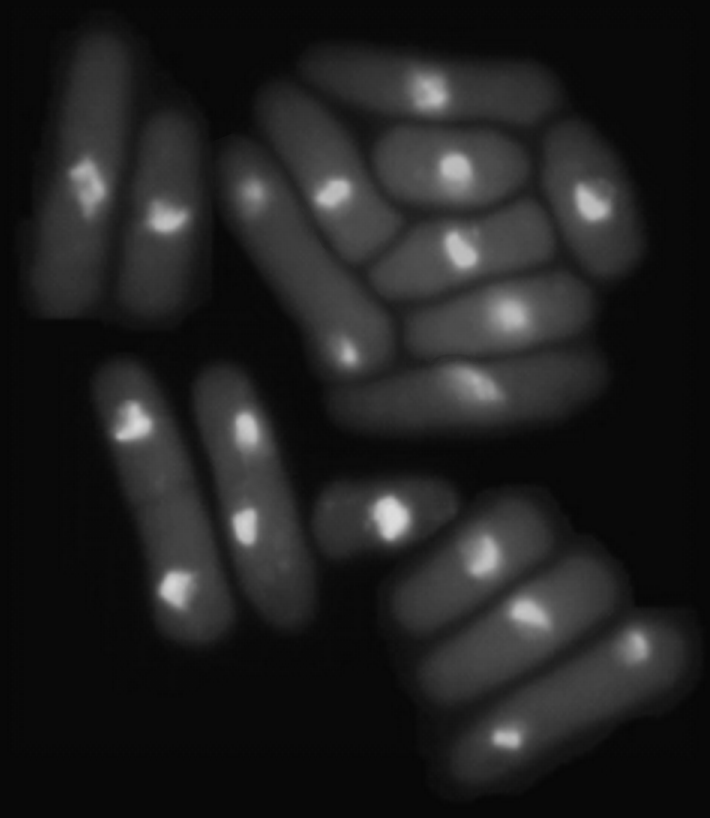
#> input picture tp3/levadura.png, 710 x 818 px
$ python watershedding.py
#> lines starting #> are read from the running program, lines starting #| are printed output that depends on the picture; after the words box and inside, x2 and y2 are one past the last pixel; in counts of white or black regions, pixels touching at a corner belong together
import cv2 as cv
import numpy as np
from matplotlib import pyplot as plt


def lam(x):
    return x


def open(img, val1):
    kernel = np.ones((val1+1 , val1+1),np.uint8)
    img = cv.morphologyEx(img, cv.MORPH_OPEN, kernel, iterations=2)
    return img


def dilate(img, val1):
    kernel = np.ones((val1 + 1, val1 + 1), np.uint8)
    return cv.dilate(img, kernel, iterations=3)


def erode(img, val):
    kernel = np.ones((val+1 , val+1),np.uint8)
    return cv.erode(img, kernel, iterations=1)


def setBinary(image, val):
    gray = cv.cvtColor(image, cv.COLOR_RGB2GRAY)
    ret1, thresh1 = cv.threshold(gray, val, 255, cv.THRESH_BINARY)
    # aplica funcion thresh / ret1 si es true --> significa q no tenemos error
    return thresh1


cv.namedWindow('Tracks')
cv.createTrackbar('ThreshFg', 'Tracks', 100, 255, lam)
cv.createTrackbar('ThreshBg', 'Tracks', 40, 255, lam)
cv.createTrackbar('Dilate', 'Tracks', 20, 100, lam)
cv.createTrackbar('Erode', 'Tracks', 3, 100, lam)


def main():
    # Get and show Cells
    img = cv.imread("levadura.png")
#> img is the input picture: shape (818, 710, 3); min 6, max 222, mean 33.1

    # Get binaryImg and find all the Nuclei
    threshold = cv.getTrackbarPos('ThreshFg', 'Tracks')
    thresholdBg = cv.getTrackbarPos('ThreshBg', 'Tracks')
    binary = setBinary(img, threshold)
#> in setBinary, `ret1, thresh1 = cv.threshold(gray, val, 255, cv.THRESH_BINARY)`:
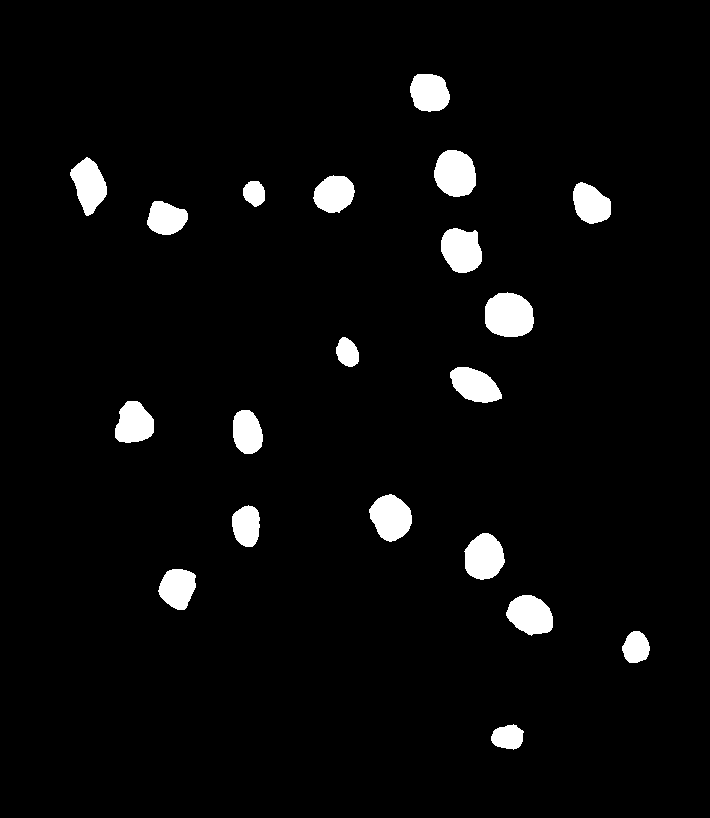
#> thresh1: shape (818, 710); 4% white; 20 white regions, largest, box (x1, y1, x2, y2) and area: (485, 292, 534, 337) 1802, (434, 150, 476, 197) 1571, (369, 494, 412, 542) 1464
#> in setBinary, `ret1, thresh1 = cv.threshold(gray, val, 255, cv.THRESH_BINARY)`: ret1 = 100
    binaryBg = setBinary(img, thresholdBg)
#> call 2 of setBinary, with val = 40
#> in setBinary (call 2), `ret1, thresh1 = cv.threshold(gray, val, 255, cv.THRESH_BINARY)`:
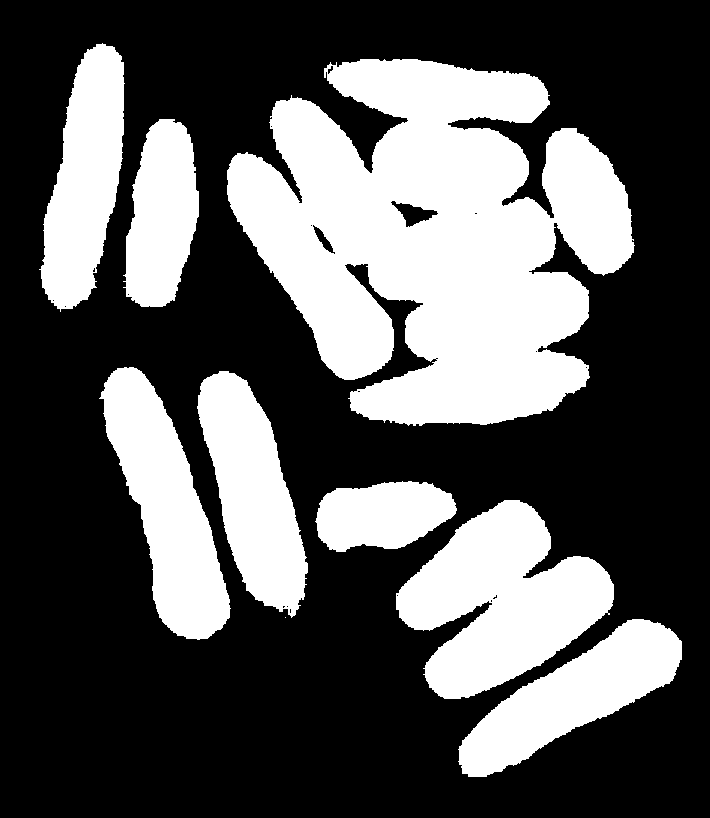
#> thresh1: shape (818, 710); 34.6% white; 9 white regions (1 under 20 px)
#> in setBinary (call 2), `ret1, thresh1 = cv.threshold(gray, val, 255, cv.THRESH_BINARY)`: ret1 = 40
    contours, hierarchy = cv.findContours(binary, cv.RETR_TREE, cv.CHAIN_APPROX_NONE)
#> contours = 20 contours; largest, box (x1, y1, x2, y2) and area: (485, 292, 534, 337) 1732, (434, 150, 476, 197) 1506, (369, 494, 412, 542) 1404, (441, 228, 482, 273) 1388, (464, 533, 505, 580) 1384
    quant = str(len(contours) - 1)
#> quant = '19'

    # Sure Background Area
    dil1 = cv.getTrackbarPos('Dilate', 'Tracks')
    background = dilate(binaryBg, dil1)
#> in dilate, `return cv.dilate(img, kernel, iterations=3)`: returned value: shape (818, 710); 65.1% white; 7 black regions (4 under 20 px), largest, box (x1, y1, x2, y2) and area: (0, 0, 710, 818) 199102, (164, 271, 275, 350) 2624, (303, 403, 354, 458) 791
    cv.imshow('Background', background)

    # Sure Foreground (Nuclei)
    foreErode = erode(binary, 12)
#> in erode, `return cv.erode(img, kernel, iterations=1)`: returned value: shape (818, 710); 1.3% white; 20 white regions, largest, box (x1, y1, x2, y2) and area: (491, 299, 527, 331) 834, (441, 157, 470, 190) 658, (448, 236, 475, 266) 571
    foreground = dilate(binary, 20)
#> in dilate (call 2), `return cv.dilate(img, kernel, iterations=3)`: returned value: shape (818, 710); 29.9% white; 9 white regions, largest, box (x1, y1, x2, y2) and area: (380, 44, 564, 433) 43268, (40, 127, 385, 265) 33916, (339, 464, 583, 666) 28331
    # Unknown Region
    unknown = cv.subtract(background, foreground)
#> unknown: shape (818, 710); 35.2% white; 1 white region, box (x1, y1, x2, y2) and area: (9, 13, 710, 807) 204626

    # Show Images
    cv.putText(binary, quant, (0, 670), cv.FONT_HERSHEY_SIMPLEX, 2, (255, 0, 0), 2)
    cv.imshow('Binary', binary)
    cv.imshow('BinaryBg', binaryBg)
    cv.imshow('SureNuclei', foreground)
    cv.imshow('Unknown', unknown)
    cv.waitKey(0)
    # Markers
    ret, markers = cv.connectedComponents(foreground)
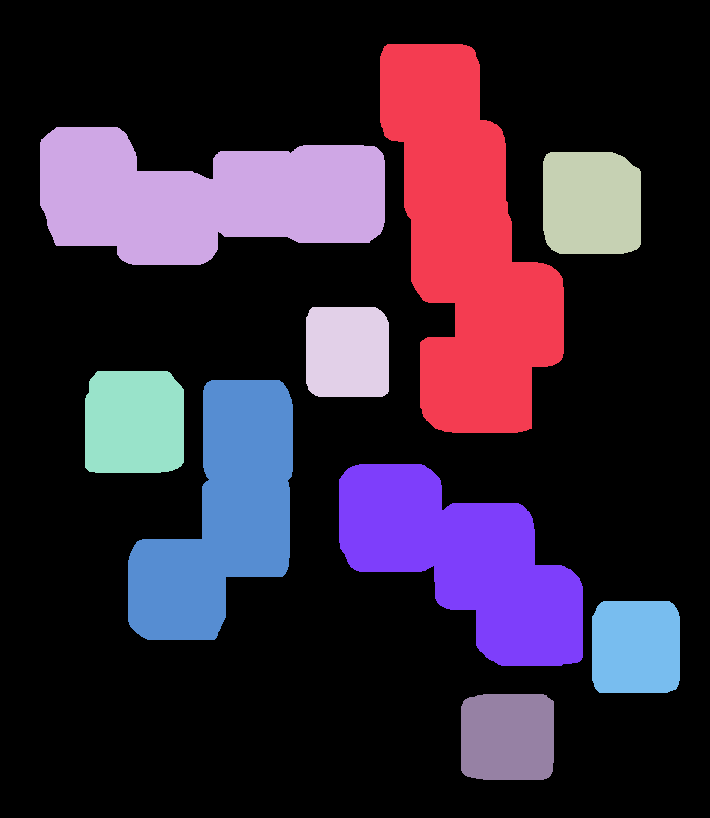
#> markers: shape (818, 710) int32; 10 distinct labels, from 0 to 9; one colour per label, 0 black
#> ret = 10
    markers = markers + 1
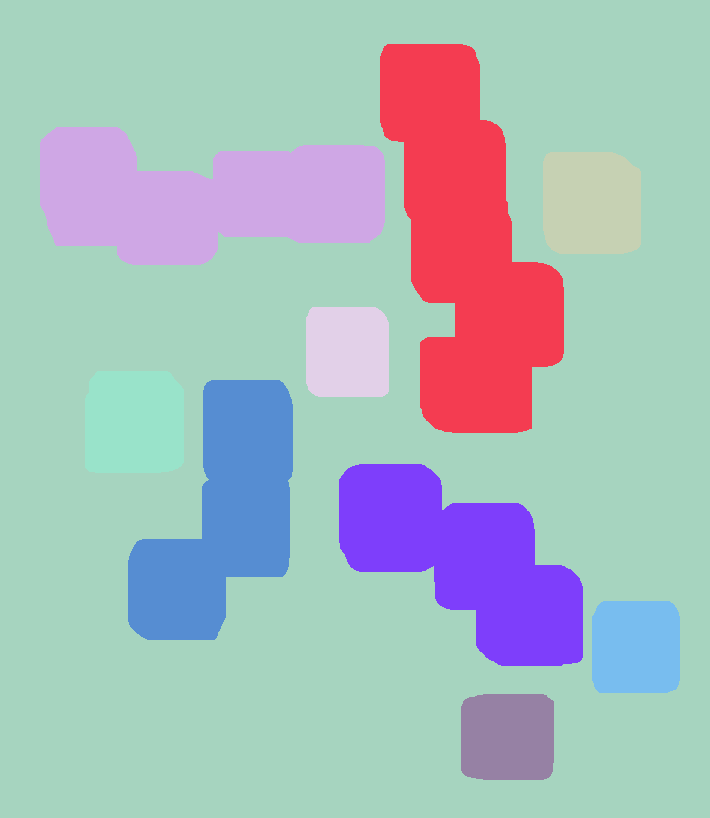
#> markers: shape (818, 710) int32; 10 distinct labels, from 1 to 10; one colour per label, 0 black
    markers[unknown == 255] = 0
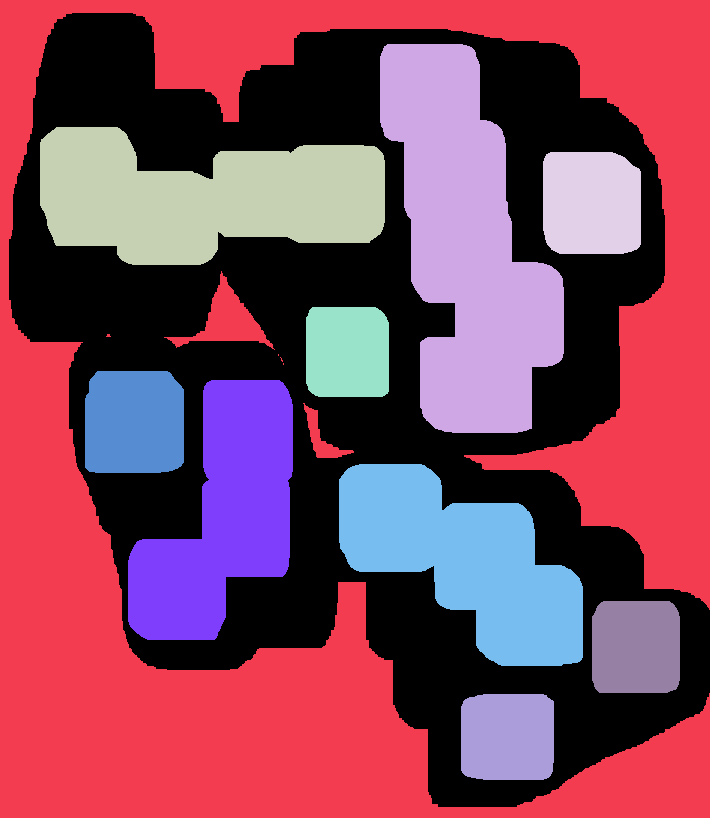
#> markers: shape (818, 710) int32; 11 distinct labels, from 0 to 10; one colour per label, 0 black
    markers = cv.watershed(img, markers)
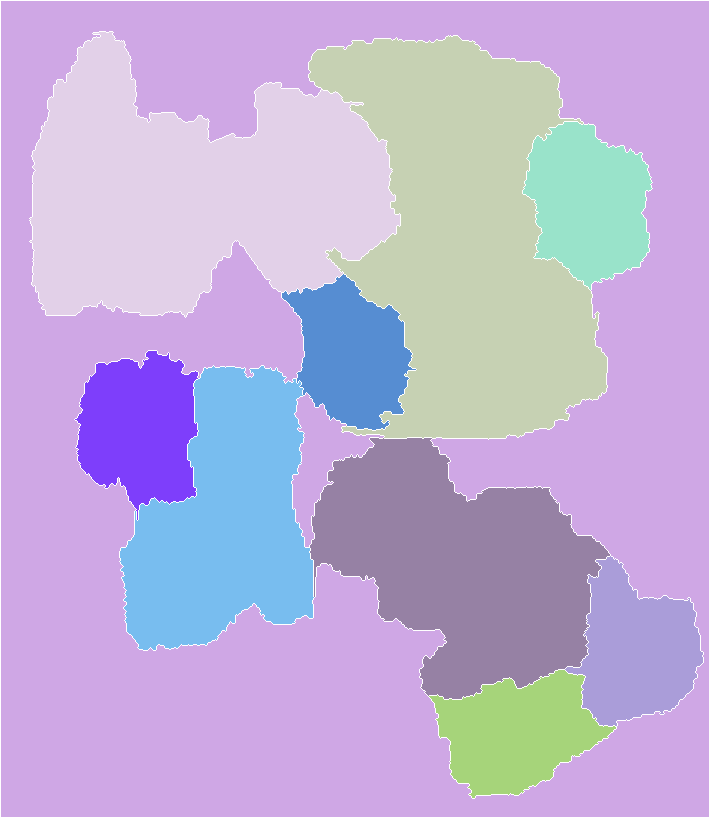
#> markers: shape (818, 710) int32; 11 distinct labels, from -1 to 10; one colour per label, 0 black, -1 white
    for i in np.unique(markers):
        if i % 3 == 0:
            img[markers == i] = [255, 0, 0]
        elif i % 3 == 1:
            img[markers == i] = [0, 255, 0]
        else:
            img[markers == i] = [0, 0, 255]
#> this loop made 11 passes
#> i on pass 1: -1
    img[markers == -1] = [255, 0, 0]
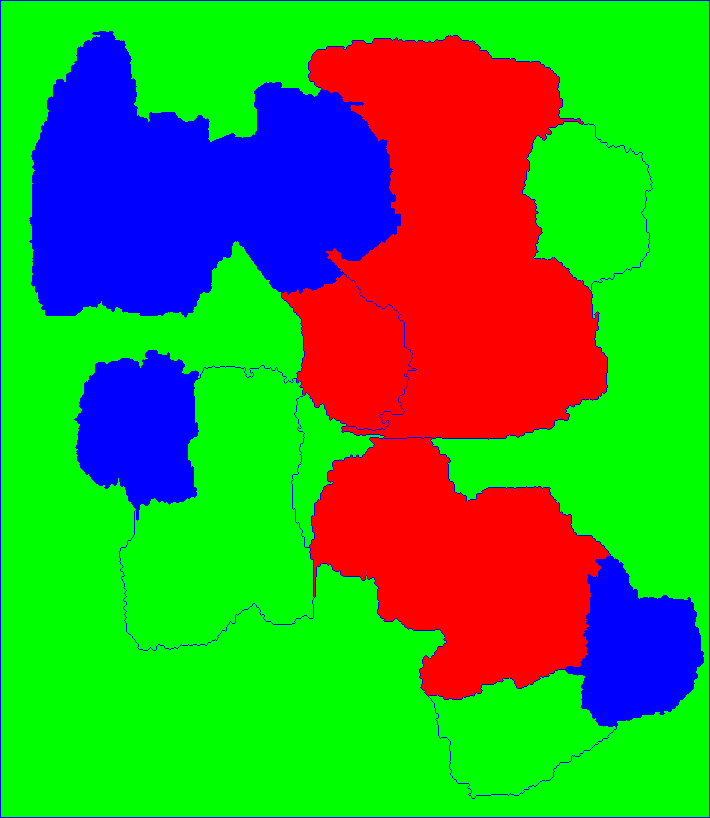
#> img: shape (818, 710, 3); mean B, G, R 46.1, 150.7, 58.2
    cv.imshow('watershed', img)
    if cv.waitKey(0) == ord("r"):
#> (key Esc is pressed here)
        main()


main()
